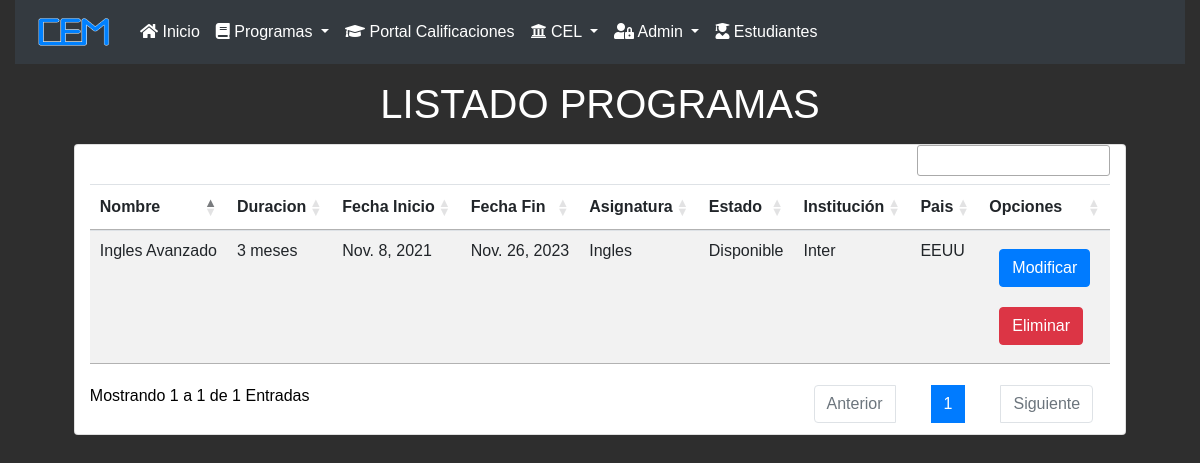
Page /listado-prgramas/ on the earlier database version.
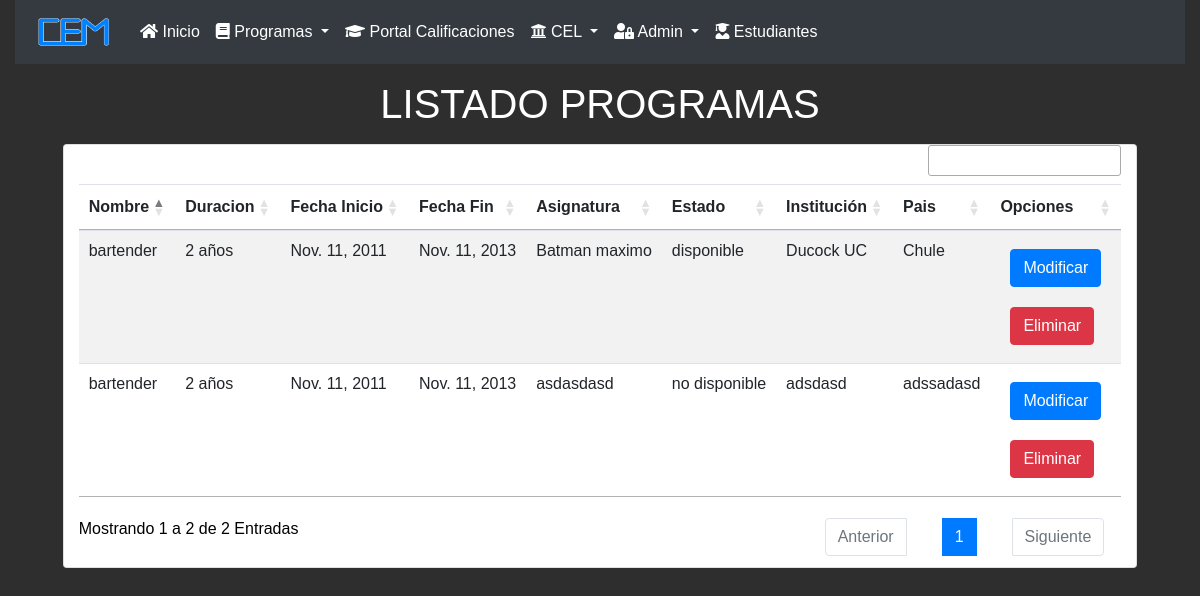
Same page on the later database version.
### core/models.py (models this page shows, shortened)
class Programas(models.Model):
    idPrograma = models.IntegerField(primary_key=True, verbose_name='Id de programa')
    nombre = models.CharField(max_length=200, verbose_name='Nombre del programa')
    duracion = models.CharField(max_length=70, verbose_name='duracion del programa')
    fechaInicio = models.DateField(verbose_name='Fecha inicio del programa')
    fechaFin = models.DateField(verbose_name='Fecha termino del programa')
    asignatura = models.CharField(max_length=50, verbose_name='Nombre de la asignatura')
    estado = models.CharField(max_length=50, verbose_name='Indicar estado disponible o no disponible',null=False,blank=False,
                                choices=programa_estado, default='Disponible')
    institucion = models.CharField(max_length=200, verbose_name='Nombre de la institucion')
    pais = models.CharField(max_length=200, verbose_name='Pais de la institucion')

### core/views.py (the view)
# urls.py: path('listado-prgramas/', listado_programa, name="listado_progra"),
def listado_programa(request):
    programas = Programas.objects.all()
    data = {
        'programas':programas
    }
    return render(request, 'core/listado_progra.html', data)

### core/templates/core/listado_progra.html (shortened to what this page needs)
{% load static %}
<!DOCTYPE html>
<html lang="es">
<head>
    <link rel="stylesheet" href="https://cdn.jsdelivr.net/npm/bootstrap@4.6.0/dist/css/bootstrap.min.css"
>
    <link rel="stylesheet" href="{% static 'core/fontawesome/css/all.min.css' %}">
    <link rel="stylesheet" href="{% static 'core/css/agregarCrud.css' %}">
    <link rel="stylesheet" type="text/css" href="https://cdn.datatables.net/1.11.3/css/jquery.dataTables.css">
    <link rel="stylesheet" href="https://nightly.datatables.net/searchpanes/css/searchPanes.dataTables.min.css">
    <link rel="stylesheet" href="https://cdn.datatables.net/select/1.3.3/css/select.dataTables.min.css">
    <link rel="stylesheet" type="text/css" href="https://cdn.datatables.net/buttons/2.0.1/css/buttons.bootstrap4.min.css"/>
    <link rel="stylesheet" type="text/css" href="https://cdn.datatables.net/1.11.3/css/dataTables.bootstrap4.min.css"/>
</head>
<body>
    <div class="container-fluid">
        <nav class="navbar navbar-expand-lg navbar-dark bg-dark">
          <a class="navbar-brand">
            <img src="{% static 'core/img/CEM.png' %}" alt="Logo" id="logo">
          </a>
          <div class="collapse navbar-collapse" id="menu">
            <ul class="navbar-nav mr-auto">
              <li class="nav-item active">
                <a href="{% url 'index' %}" class="nav-link">
                  <i class="fas fa-home"></i>
                  Inicio
                </a>
              </li>
              <li class="nav-item dropdown">
                <a class="nav-link dropdown-toggle active" data-toggle="dropdown" data-target="despegable" href="#">
                  <i class="fas fa-book"></i>
                  Programas
                </a>
              </li>
              <li class="nav-item active">
                <a href="{% url 'listado_notas' %}" class="nav-link">
                  <i class="fas fa-graduation-cap"></i>
                  Portal Calificaciones
                </a>
              </li>
              <li class="nav-item dropdown">
                <a class="nav-link dropdown-toggle active" data-toggle="dropdown" data-target="despegable" href="#">
                  <i class="fas fa-university"></i>
                  CEL
                </a>
              </li>
              <li class="nav-item dropdown" id="wiki">
                <a class="nav-link dropdown-toggle active" data-toggle="dropdown" data-target="despegable" href="#">
                  <i class="fas fa-user-lock"></i>
                  Admin
                </a>
              </li>
              <li class="nav-item active">
                <a href="{% url 'listado_postu' %}" class="nav-link">
                  <i class="fas fa-user-graduate"></i>
                  Estudiantes
                </a>
              </li>
            </ul>
          </div>
        </nav>
      </div>
<h1 id="titula">LISTADO PROGRAMAS</h1>
<div class="card">
  <div class="container-md">
    <table id="datatable" class="table table-striped ">
      <thead>
        <tr>
            <th>Nombre</th>
            <th>Duracion</th>
            <th>Fecha Inicio</th>
            <th>Fecha Fin</th>
            <th>Asignatura</th>
            <th>Estado</th>
            <th>Institución</th>
            <th>Pais</th>
            <th>Opciones</th>
        </tr>
      </thead>
      <tbody>
        {% for p in programas%}
        <tr>
            <td>{{ p.nombre}}</td>
            <td>{{ p.duracion }}</td>
            <td>{{ p.fechaInicio}}</td>
            <td>{{ p.fechaFin}}</td>
            <td>{{ p.asignatura}}</td>
            <td>{{ p.estado}}</td>
            <td>{{ p.institucion}}</td>
            <td>{{ p.pais}}</td>
            <td>
                <a href="{% url 'modificar_programa' p.idPrograma %}">
                  <button type="button" class="btn btn-primary">Modificar</button>
                </a>
                <a href="#" onclick="confirmarEliminacion({{p.idPrograma}})">
                  <button type="button" class="btn btn-danger">Eliminar  </button>
                </a>
            </td>
        </tr>
        {% endfor %}
      </tbody>
    </table>
  </div>
</div>
</body>
</html>

Differences in the rows shown:
removed Programas: nombre "Ingles Avanzado", duracion "3 meses", fechaInicio "Nov. 8, 2021", fechaFin "Nov. 26, 2023", asignatura "Ingles", estado "Disponible", institucion "Inter", pais "EEUU"
added Programas: nombre "bartender", duracion "2 años", fechaInicio "Nov. 11, 2011", fechaFin "Nov. 11, 2013", asignatura "Batman maximo", estado "disponible", institucion "Ducock UC", pais "Chule"
added Programas: nombre "bartender", duracion "2 años", fechaInicio "Nov. 11, 2011", fechaFin "Nov. 11, 2013", asignatura "asdasdasd", estado "no disponible", institucion "adsdasd", pais "adssadasd"
Other differences:
text written by a page script: "Mostrando 1 a 1 de 1 Entradas Anterior 1 Siguiente" → "Mostrando 1 a 2 de 2 Entradas Anterior 1 Siguiente"
